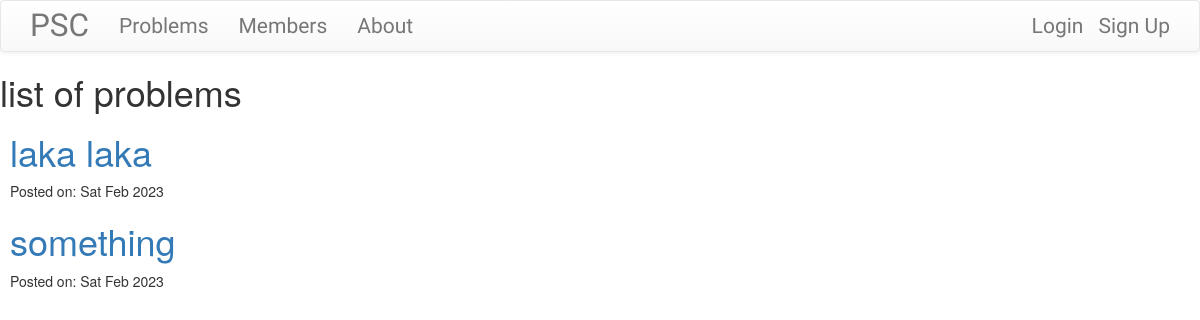
The app's page /problems/, older data.
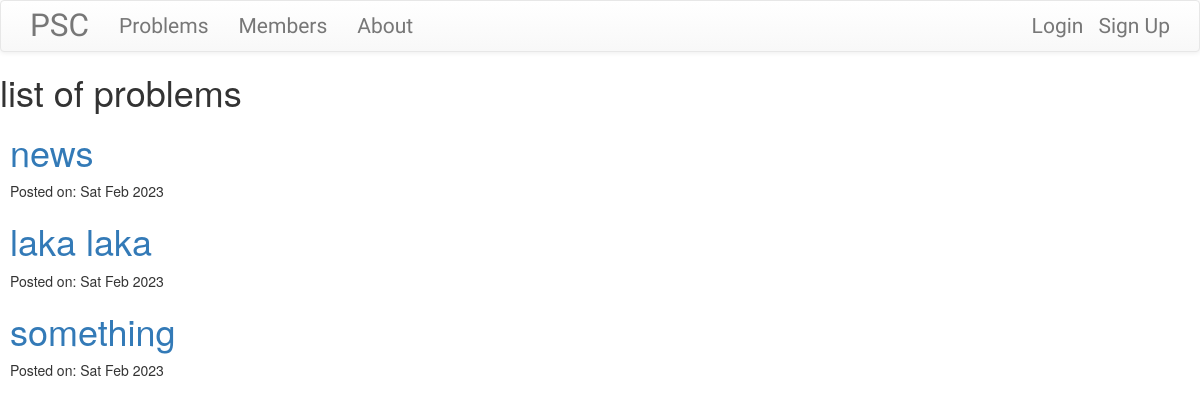
The same page, newer data.
### problems/models.py (models this page shows, shortened)
class Problem(models.Model):
    problem_type_choices = (
        ('c','Confidential'),
        ('sc','Semi-confidential'),
        ('p','Public')
    )
    problem_category_choices = (
        ('agriculture','Agriculture'),
        ('computer_science','Computer Science'),
        ('social_studies','Social Studies'),
        ('environment','Environmental Science'),
        ('mathematics','Mathematics'),
        ('engineering','Engineering'),
        ('physics','physics'),
        ('chemistry','chemistry'),
        ('other','Other')
    )
    author = models.ForeignKey('accounts.CustomUser', on_delete=models.CASCADE)
    title = models.CharField(max_length=200)
    problem_category = models.CharField(choices=problem_category_choices, max_length=50, default='other', verbose_name="Category of the problem")
    problem_brief = models.TextField()
    problem_reward = models.IntegerField(verbose_name='Prize money for providing the solution ')
    problem_description = models.TextField()
    created_date = models.DateTimeField(default=timezone.now)
    published_date = models.DateTimeField(blank=True, null=True)

### problems/views.py (the view)
# urls.py: path("", views.ProblemListView.as_view(), name="problem_list"),
class ProblemListView(ListView):
    model = Problem
    template_name = "problem_list.html"
    def get_queryset(self):
        return Problem.objects.filter(published_date__lte = timezone.now()).order_by('-published_date')

### problems/templates/problems/problem_list.html (shortened to what this page needs)
{% extends 'base.html' %}
{% block content %}
    <div class="centerstage">
        <h1> list of problems </h1>
        {% for problem in problem_list %}
            <div class="problem_card">
                <h1> <a href="{% url 'problems:problem_detail' pk=problem.pk %}"> {{problem.title}} </a></h1>
                <div class="date">
                    <p> Posted on: {{problem.published_date|date:"D M Y"}}</p>
                </div>
            </div>
        {% endfor %}
    </div>
{% endblock content %}

### templates/base.html (shortened to what this page needs)
<!DOCTYPE html>
{% load static %}
<html>
    <head>
            <link rel="stylesheet" href="https://cdn.jsdelivr.net/npm/bootstrap@3.3.7/dist/css/bootstrap.min.css">
            <link rel="stylesheet" href="https://cdn.jsdelivr.net/npm/bootstrap@3.3.7/dist/css/bootstrap-theme.min.css">
            <link rel="stylesheet" href="//cdn.jsdelivr.net/npm/medium-editor@latest/dist/css/medium-editor.min.css" type="text/css" media="screen" charset="utf-8">
            <link rel = "stylesheet" href="{% static 'problem_solvers_centre/css/master.css' %}">
    </head>
    <body>
        <nav class="navbar navbar-default techfont custom-navbar" >
            <div class= "container">
                <ul class="nav navbar-nav">
                    <li> <a class ="navbar-brand bigbrand" href = "{% url 'home' %}"> PSC </a> </li>
                    <li> <a href = "{% url 'problems:problem_list' %}"> Problems </a> </li>
                    <li> <a href = "#"> Members </a> </li>
                    <li> <a href = "#"> About </a> </li>
                </ul>
                <ul class = "nav navbar-nav navbar-right">
                    {% if user.is_authenticated %}
                        <li> <a href="{% url 'problems:problem_new' %}"> New Problem </a> </li>
                        <li> <a href="{% url 'problems:problem_draft_list' %}"> Drafts </a> </li>
                        <li> <a href="{% url 'logout' %}"> Logout </a> </li>
                        <li> <a> {{user.username}} </a> </li>
                    {% else %}
                    <li> <a href="{% url 'accounts:login' %}" class = "nav navbar-right"> Login </a> </li>
                    <li> <a href="{% url 'accounts:signup' %}"> Sign Up </a> </li>
                    {% endif %}
                </ul>
            </div>
        </nav>
        <div>
            {% block content %}
            {% endblock content %}
        </div>
    </body>
</html>

### static/problem_solvers_centre/css/master.css (style rules this page uses)
.techfont { font-family: 'Russo One',sans-serif; font-size: 1.5em; margin-bottom: 10px; }
.bigbrand { font-size: 1.5em; }
.problem_card { margin-left: 10px; }
.centerstage { margin-left: auto; margin-right: auto; }

Row changes from the older to the newer data that the page shows:
added Problem: title "news", published_date "Sat Feb 2023"
